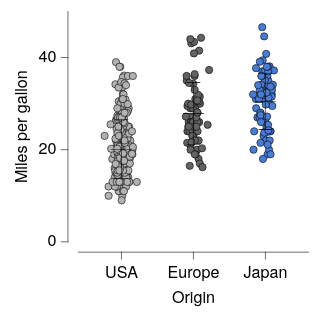

Describe this chart as a Vega-Lite specification.
### Vega-Lite specification from a JSON file in a GitHub repository (floating-point values rounded to 4 significant figures; data arrays with more than 128 entries replaced by an {"elided": "..."} marker saying what was removed)
{"background": null, "config": {"arc": {"fill": "#DBDBDB", "fillOpacity": 1.0, "innerRadius": 25.0, "padAngle": 0.03, "stroke": "black", "strokeOpacity": 1, "strokeWidth": 0.25}, "area": {"fill": "#DBDBDB", "fillOpacity": 1.0, "stroke": "black", "strokeOpacity": 1, "strokeWidth": 0.25}, "axis": {"domain": true, "domainCap": "round", "domainColor": "black", "domainWidth": 0.25, "grid": false, "gridCap": "round", "gridColor": "#F1F1F1", "gridDash": [0, 0], "gridOpacity": 1.0, "gridWidth": 0.25, "labelColor": "black", "labelFont": "Helvetica Neue, HelveticaNeue, Helvetica, Arial, sans-serif", "labelFontSize": 7, "labelFontStyle": "normal", "labelFontWeight": 400, "offset": 4.5, "ticks": true, "tickCap": "round", "tickColor": "black", "tickRound": false, "tickSize": 3, "tickWidth": 0.25, "titleColor": "black", "titleFont": "Helvetica Neue, HelveticaNeue, Helvetica, Arial, sans-serif", "titleFontSize": 7, "titleFontStyle": "normal", "titleFontWeight": 400}, "axisX": {"domain": true, "labelAlign": "center", "labelAngle": 0, "labels": true, "ticks": true, "translate": 0}, "axisY": {"domain": true, "labelAlign": "right", "labelAngle": 0, "labels": true, "ticks": true, "translate": 0}, "axisRight": {"domain": true, "labelAlign": "left", "labelAngle": 0, "labels": true, "ticks": true, "translate": 0}, "axisTop": {"domain": true, "labelAlign": "center", "labelAngle": 0, "labels": true, "ticks": true, "translate": 0}, "axisBand": {"tickOffset": 0}, "bar": {"fill": "#DBDBDB", "fillOpacity": 1.0, "stroke": "black", "strokeOpacity": 1, "strokeWidth": 0.25}, "boxplot": {"size": 9.0, "ticks": {"cornerRadius": 0.25, "fill": "black", "opacity": 1, "size": 4.5, "thickness": 0.25}, "box": {"fillOpacity": 1.0, "stroke": "black", "strokeOpacity": 1, "strokeWidth": 0.25}, "median": {"cornerRadius": 0, "fill": "black", "fillOpacity": 1.0, "opacity": 1, "size": 9.0, "thickness": 0.25}, "rule": {"fill": "black", "fillOpacity": 1.0, "size": 10.0, "stroke": "black", "strokeDash": [0, 0], "strokeOpacity": 1, "strokeWidth": 0.25}, "outliers": {"color": "black", "fill": "black", "fillOpacity": 1.0, "size": 0, "stroke": "black", "strokeOpacity": 1, "strokeWidth": 0.25}}, "circle": {"fill": "black", "fillOpacity": 1.0, "size": 1.25, "stroke": null, "strokeOpacity": 1, "strokeWidth": 0.25}, "errorband": {"band": {"fillOpacity": 0.6, "stroke": null, "strokeWidth": 0.25, "strokeOpacity": 1}, "borders": {"opacity": 0, "strokeOpacity": 0.25, "strokeWidth": 1}}, "errorbar": {"opacity": 1, "rule": {"strokeDash": [0, 0], "strokeWidth": 0.25}, "ticks": {"color": "black", "cornerRadius": 0.125, "opacity": 1, "size": 6.0, "thickness": 0.25}, "thickness": 0.25}, "font": "Helvetica Neue, HelveticaNeue, Helvetica, Arial, sans-serif", "geoshape": {"fill": "#DBDBDB", "fillOpacity": 1.0, "stroke": "black", "strokeOpacity": 1, "strokeWidth": 0.25}, "header": {"labelColor": "black", "labelFont": "Helvetica Neue, HelveticaNeue, Helvetica, Arial, sans-serif", "labelFontSize": 7, "labelFontStyle": "normal", "labelFontWeight": 400, "titleColor": "black", "titleFont": "Helvetica Neue, HelveticaNeue, Helvetica, Arial, sans-serif", "titleFontSize": 7, "titleFontStyle": "normal", "titleFontWeight": 400, "titlePadding": 0}, "legend": {"disable": false, "offset": 4.5, "titlePadding": 4, "labelOffset": 2, "gradientLabelOffset": 2, "gradientLength": 50.0, "gradientThickness": 5.0, "gradientOpacity": 1.0, "gradientStrokeColor": "black", "gradientStrokeWidth": 0.25, "labelColor": "black", "labelFont": "Helvetica Neue, HelveticaNeue, Helvetica, Arial, sans-serif", "labelFontSize": 7, "labelFontStyle": "normal", "labelFontWeight": 400, "strokeColor": "black", "strokeWidth": 0, "symbolSize": 42, "symbolStrokeColor": "black", "symbolStrokeWidth": 0.25, "titleColor": "black", "titleFont": "Helvetica Neue, HelveticaNeue, Helvetica, Arial, sans-serif", "titleFontSize": 7, "titleFontStyle": "normal", "titleFontWeight": 400}, "line": {"color": "black", "stroke": "black", "strokeCap": "butt", "strokeDash": [0, 0], "strokeOpacity": 1, "strokeWidth": 0.5}, "point": {"filled": true, "fill": "#DBDBDB", "fillOpacity": 1.0, "size": 5.0, "stroke": "black", "strokeOpacity": 1, "strokeWidth": 0.25}, "range": {"category": ["#B2B2B2", "#636363", "#4A7CD3", "#008542", "#382864", "#509F98", "#284F93", "#005226", "#A398D6", "#173633"], "diverging": {"scheme": ["#443E60", "#5F597E", "#7C759B", "#9994B6", "#B7B4CC", "#D6D5DC", "#F6F6F6", "#D1DAD9", "#A4C2BF", "#7AA9A4", "#578E89", "#37736E", "#1B5954"]}, "heatmap": {"scheme": ["#32022B", "#43044D", "#4C196E", "#4D338C", "#484DA6", "#3A68BB", "#1D83CA", "#1D9CCB", "#23B5C9", "#28CDC5", "#4DE0B4", "#91EE9F"]}, "ordinal": {"scheme": ["#F1F1F1", "#DBDBDB", "#C6C6C6", "#B2B2B2", "#9D9D9D", "#898989", "#767676", "#636363", "#515151", "#404040", "#2F2F2F", "#1F1F1F"]}, "ramp": {"scheme": ["#32022B", "#43044D", "#4C196E", "#4D338C", "#484DA6", "#3A68BB", "#1D83CA", "#1D9CCB", "#23B5C9", "#28CDC5", "#4DE0B4", "#91EE9F"]}}, "rule": {"color": "black", "stroke": "black", "strokeCap": "round", "strokeDash": [2, 2], "strokeOpacity": 1, "strokeWidth": 0.25}, "scale": {"bandPaddingInner": 0.1, "bandPaddingOuter": 0.1, "round": false}, "rect": {"fill": "#DBDBDB", "fillOpacity": 1.0, "stroke": "black", "strokeOpacity": 1, "strokeWidth": 0.25}, "square": {"fill": "#DBDBDB", "fillOpacity": 1.0, "size": 10.0, "stroke": "black", "strokeOpacity": 1, "strokeWidth": 0.25}, "text": {"color": "black", "font": "Helvetica Neue, HelveticaNeue, Helvetica, Arial, sans-serif", "fontSize": 7, "fontStyle": "normal", "fontWeight": 400}, "tick": {"color": "black", "cornerRadius": 0.125, "opacity": 1.0, "size": 9.0, "thickness": 0.25}, "title": {"anchor": "middle", "frame": "group", "color": "black", "font": "Helvetica Neue, HelveticaNeue, Helvetica, Arial, sans-serif", "fontSize": 7, "fontStyle": "normal", "fontWeight": 400, "subtitleColor": "black", "subtitleFont": "Helvetica Neue, HelveticaNeue, Helvetica, Arial, sans-serif", "subtitleFontSize": "Helvetica Neue, HelveticaNeue, Helvetica, Arial, sans-serif", "subtitleFontStyle": "normal", "subtitleFontWeight": 400}, "trail": {"color": "black", "opacity": 1, "size": 0.5}, "view": {"continuousWidth": 100, "continuousHeight": 100, "discreteWidth": 100, "discreteHeight": 100, "fill": null, "stroke": null, "strokeWidth": 0.25}}, "layer": [{"data": {"name": "data-5a85ede2053d4aec77293cfb476ae07b"}, "mark": {"type": "circle", "opacity": 1.0, "size": 10.0, "stroke": "black", "strokeOpacity": 1, "strokeWidth": 0.25}, "encoding": {"color": {"field": "Origin", "legend": null, "scale": {"domain": ["USA", "Europe", "Japan"]}, "sort": ["USA", "Europe", "Japan"], "title": null, "type": "nominal"}, "x": {"axis": {}, "field": "Origin", "scale": {"domain": ["USA", "Europe", "Japan"]}, "sort": ["USA", "Europe", "Japan"], "title": "Origin", "type": "nominal"}, "xOffset": {"field": "jitter_x", "scale": {"domain": [-7.33, 7.33], "range": [5.17, 19.83]}, "type": "quantitative"}, "y": {"field": "Miles_per_Gallon", "title": "Miles per gallon", "type": "quantitative"}}}, {"data": {"name": "data-246b549c5f5e5aa127fcea3f51cbe754"}, "mark": {"type": "errorbar"}, "encoding": {"x": {"axis": {}, "field": "Origin", "scale": {"domain": ["USA", "Europe", "Japan"]}, "sort": ["USA", "Europe", "Japan"], "title": "Origin", "type": "nominal"}, "y": {"field": "__mean", "title": "Miles per gallon", "type": "quantitative"}, "yError": {"field": "__error"}}}, {"data": {"name": "data-246b549c5f5e5aa127fcea3f51cbe754"}, "mark": {"type": "tick"}, "encoding": {"x": {"axis": {}, "field": "Origin", "scale": {"domain": ["USA", "Europe", "Japan"]}, "sort": ["USA", "Europe", "Japan"], "title": "Origin", "type": "nominal"}, "y": {"field": "__mean", "title": "Miles per gallon", "type": "quantitative"}}}], "$schema": "https://vega.github.io/schema/vega-lite/v6.4.1.json", "datasets": {"data-5a85ede2053d4aec77293cfb476ae07b": {"elided": "398 records"}, "data-246b549c5f5e5aa127fcea3f51cbe754": [{"Origin": "USA", "__mean": 20.08, "__error": 6.403, "__dysonsphere__": 1}, {"Origin": "Japan", "__mean": 30.45, "__error": 6.09, "__dysonsphere__": 1}, {"Origin": "Europe", "__mean": 27.89, "__error": 6.724, "__dysonsphere__": 1}]}}
